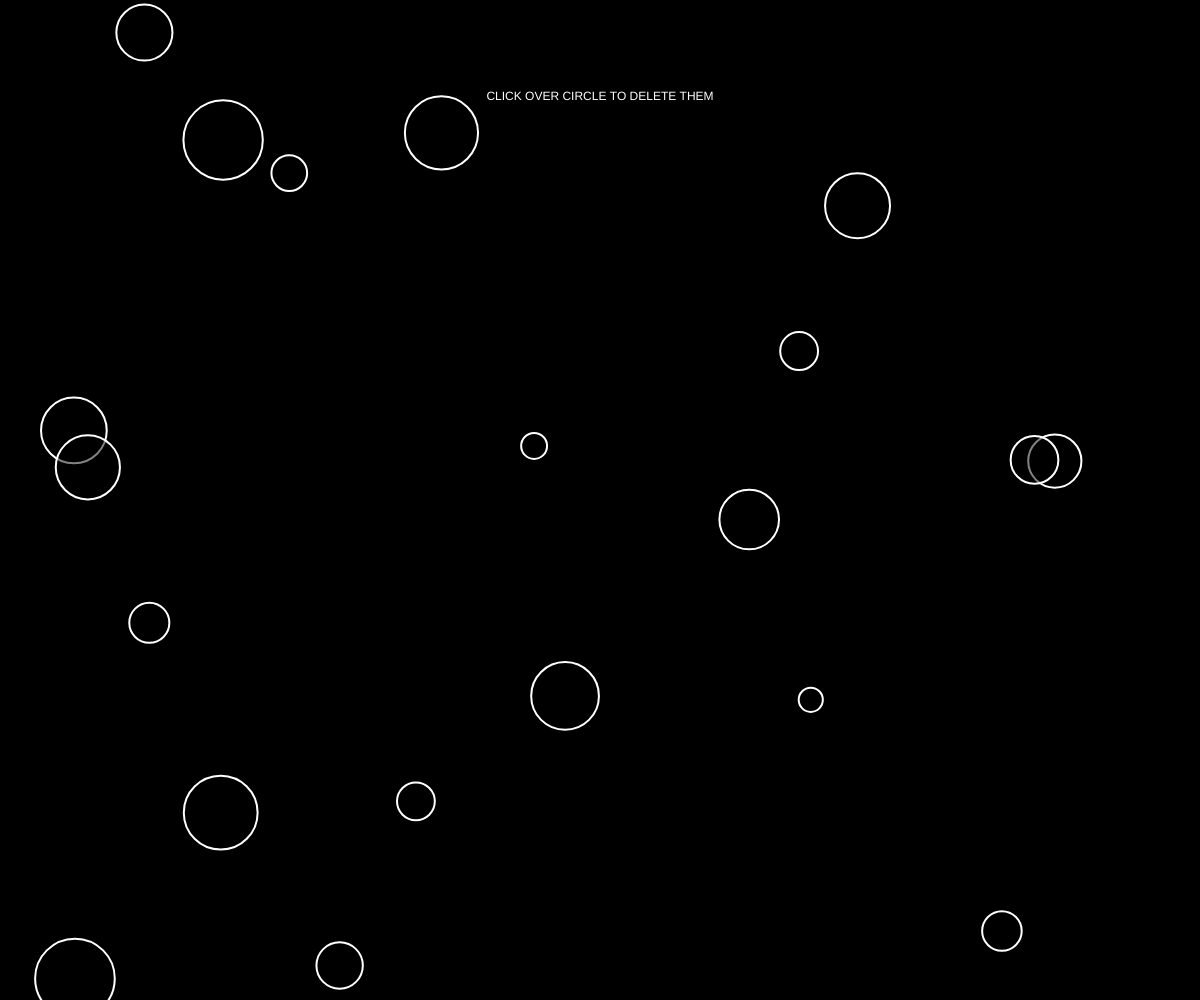
Frame 1 (no input)
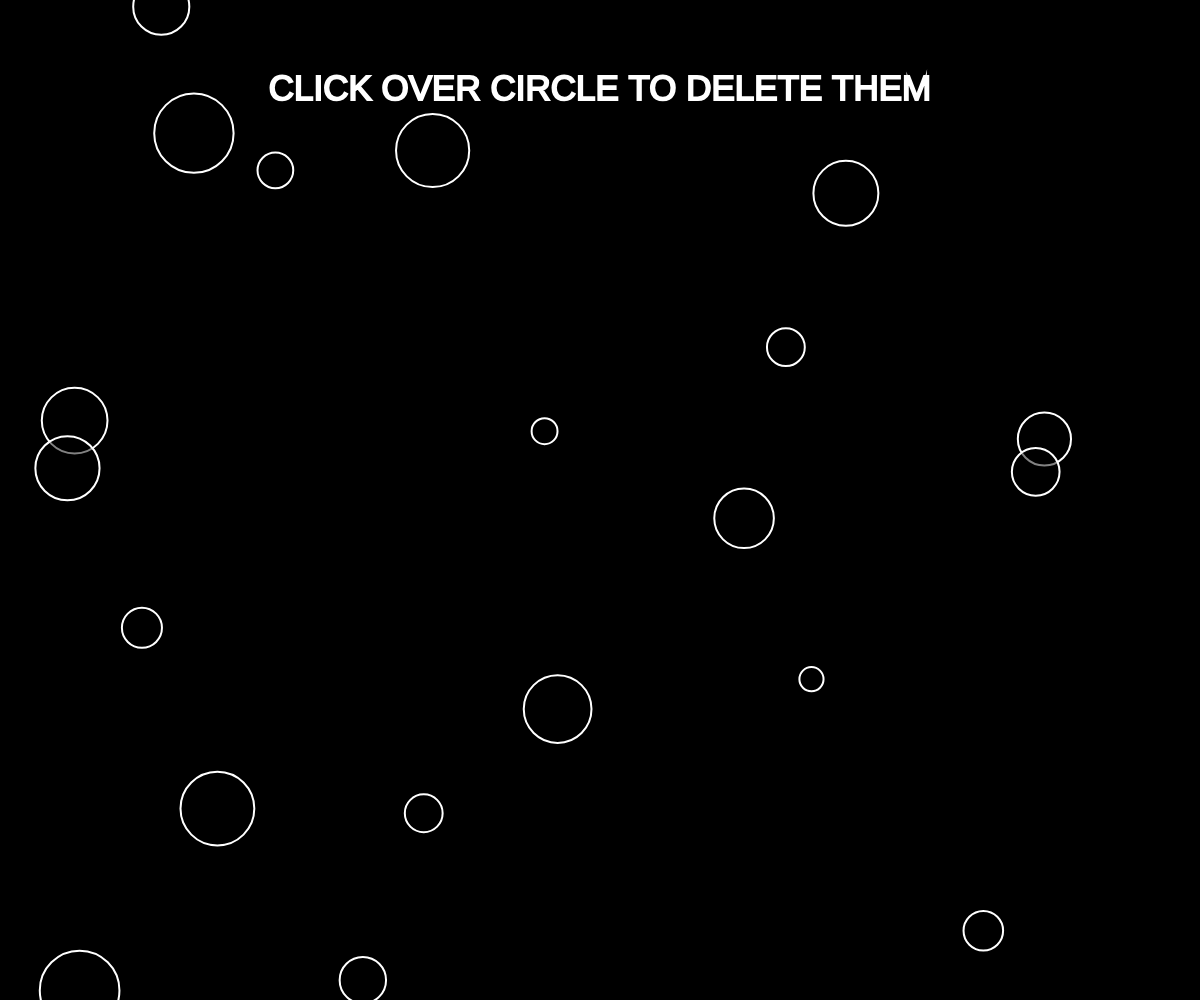
Frame 60 (no input)
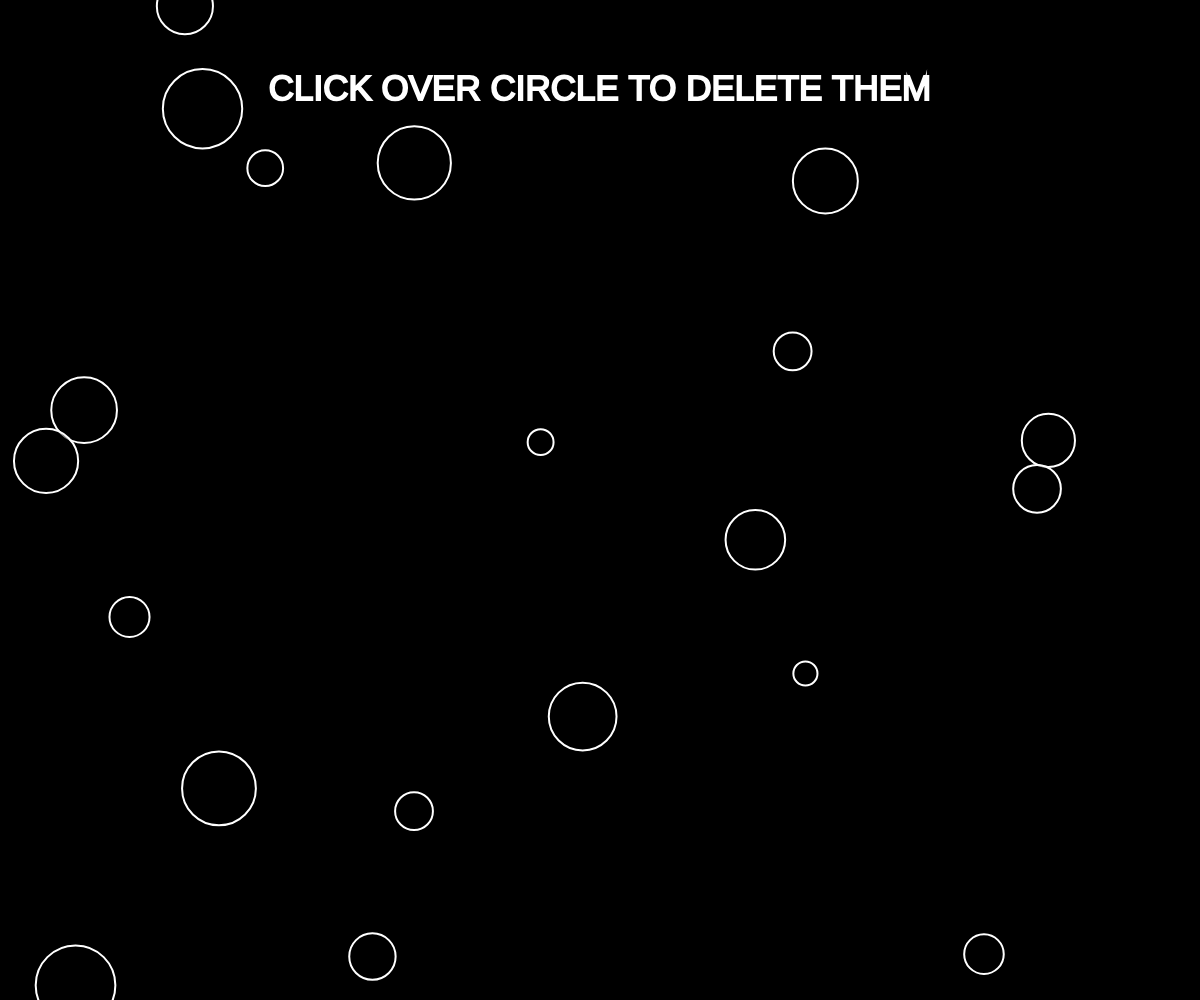
Frame 120 (the mouse pressed at the canvas centre since frame 60)

The p5.js sketch that drew these frames (run headless with seeded random() and noise() and a simulated clock; from frame 60 on, the mouse is pressed at the canvas centre):

// p5.js sketch
// ── sketch.js
let bubble= [];
function setup(){
	canvasWidth = window.innerWidth;
    canvasHeight = window.innerHeight;
    createCanvas(canvasWidth,canvasHeight);
    for(var i=0;i<20;i++){
       let  x=random(width);
        let y=random(height);
        let r=random(10,40);
        let b=new Bubble(x,y,r);
        bubble.push(b);
    }
}
function mousePressed(){
	for(let i=bubble.length-1;i>=0;i--){
		if(bubble[i].contain(mouseX,mouseY)){
			bubble.splice(i,1);
		}
	}
}


function draw(){
	background(0);
        fill(255);
        textAlign(CENTER);
        text("CLICK OVER CIRCLE TO DELETE THEM", width/2, 100);
        textSize(35);
for(let i=0;i<bubble.length;i++){
		if(bubble[i].contain(mouseX,mouseY)){
			bubble[i].changeColor(255);
		}else{
			bubble[i].changeColor(0);
		}
        bubble[i].move();
        bubble[i].display();
        }
}

class Bubble{
    constructor(x,y,r){
    	this.x=x;
    	this.y=y;
    	this.r=r;
    	this.brightness=0;
    }
    changeColor(bright){
    	this.brightness=bright;
    }
    contain(px,py){
    	let d = dist(px,py,this.x,this.y);
    	if(d<this.r){
          return true;
    	}
    	else{
    		return false;
    	}
    }

    move(){
    	this.x+=random(-3,3);
    	this.y+=random(-3,3);
    }
    display(){
    	stroke(255);
    	strokeWeight(2);
        fill(this.brightness,125);
        ellipse(this.x,this.y,this.r*2);
    }
}
